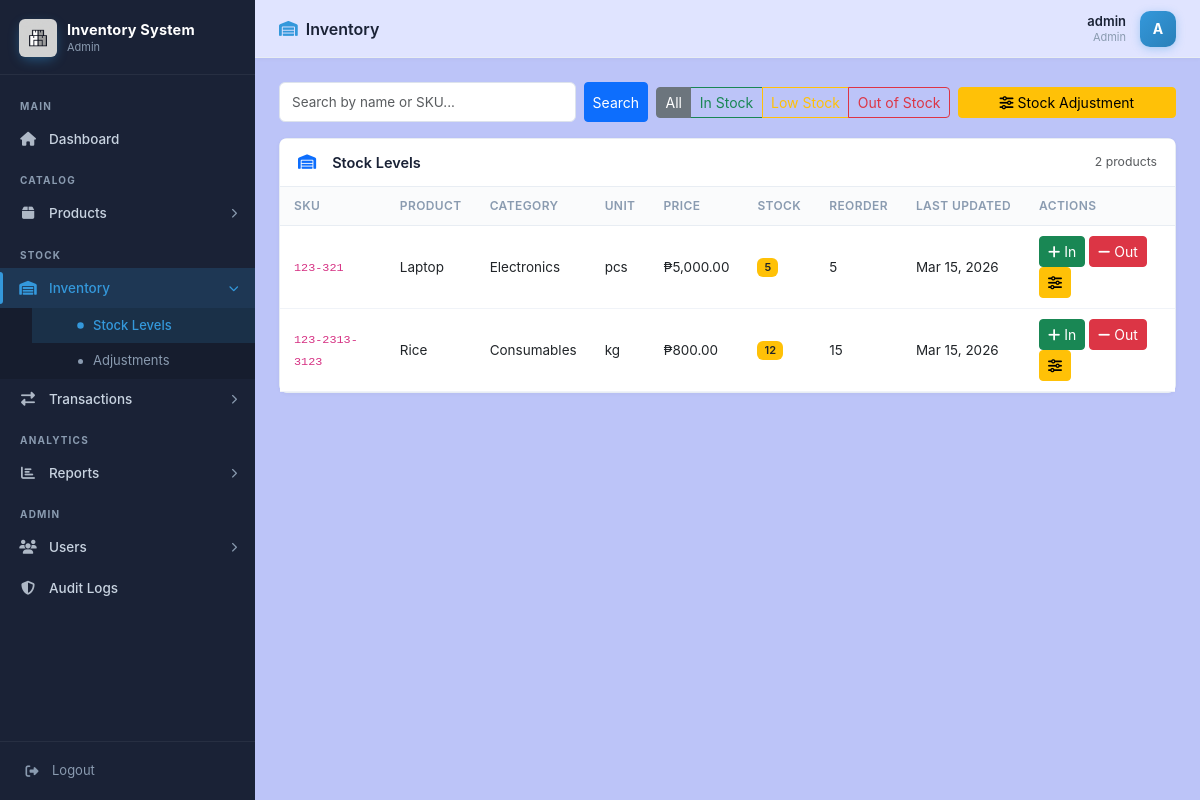
The app's page /modules/inventory/index.php (signed in) with its own data.
### tables this page shows
CREATE TABLE IF NOT EXISTS products (
    id INT AUTO_INCREMENT PRIMARY KEY,
    sku VARCHAR(50) NOT NULL UNIQUE,
    name VARCHAR(150) NOT NULL,
    description TEXT,
    category_id INT,
    unit VARCHAR(30) DEFAULT 'pcs',
    price DECIMAL(12,2) NOT NULL DEFAULT 0.00,
    reorder_level INT NOT NULL DEFAULT 10,
    is_active TINYINT(1) NOT NULL DEFAULT 1,
    created_by INT,
    created_at TIMESTAMP DEFAULT CURRENT_TIMESTAMP,
    updated_at TIMESTAMP DEFAULT CURRENT_TIMESTAMP ON UPDATE CURRENT_TIMESTAMP,
    FOREIGN KEY (category_id) REFERENCES categories(id) ON DELETE SET NULL,
    FOREIGN KEY (created_by) REFERENCES users(id) ON DELETE SET NULL
);

CREATE TABLE IF NOT EXISTS categories (
    id INT AUTO_INCREMENT PRIMARY KEY,
    name VARCHAR(100) NOT NULL UNIQUE,
    description TEXT,
    created_at TIMESTAMP DEFAULT CURRENT_TIMESTAMP
);

CREATE TABLE IF NOT EXISTS inventory (
    id INT AUTO_INCREMENT PRIMARY KEY,
    product_id INT NOT NULL UNIQUE,
    quantity INT NOT NULL DEFAULT 0,
    last_updated TIMESTAMP DEFAULT CURRENT_TIMESTAMP ON UPDATE CURRENT_TIMESTAMP,
    FOREIGN KEY (product_id) REFERENCES products(id) ON DELETE CASCADE
);

### includes/auth.php (called while the page is built, shortened)
<?php
function currentUser(): array {
    return [
        'id'       => $_SESSION['user_id'] ?? null,
        'username' => $_SESSION['username'] ?? '',
        'role'     => $_SESSION['role'] ?? '',
    ];
}

### modules/inventory/index.php (the view, shortened to what this page needs)
<?php
require_once __DIR__ . '/../../includes/auth.php';
$search = trim($_GET['search'] ?? '');
$filter = $_GET['filter'] ?? 'all';
$where  = 'WHERE p.is_active=1';
$params = [];
$stmt = $pdo->prepare(
    "SELECT p.id, p.sku, p.name, p.unit, p.price, p.reorder_level,
            c.name AS category, COALESCE(i.quantity,0) AS quantity, i.last_updated
     FROM products p
     LEFT JOIN categories c ON c.id=p.category_id
     LEFT JOIN inventory i ON i.product_id=p.id
     $where ORDER BY p.name"
);
$stmt->execute($params);
$items = $stmt->fetchAll();
require_once __DIR__ . '/../../includes/layout_top.php';
?>
<div class="row g-2 align-items-center mb-3">
    <div class="col-md-5">
        <form method="GET" class="d-flex gap-2">
            <input type="text" name="search" class="form-control form-control-sm"
                   placeholder="Search by name or SKU..." value="<?= htmlspecialchars($search) ?>">
            <button class="btn btn-sm btn-primary">Search</button>
        </form>
    </div>
    <div class="col-md-4">
        <div class="btn-group btn-group-sm w-100">
            <a href="?filter=all" class="btn btn-outline-secondary <?= $filter==='all'?'active':'' ?>">All</a>
            <a href="?filter=ok"  class="btn btn-outline-success  <?= $filter==='ok' ?'active':'' ?>">In Stock</a>
            <a href="?filter=low" class="btn btn-outline-warning  <?= $filter==='low'?'active':'' ?>">Low Stock</a>
            <a href="?filter=out" class="btn btn-outline-danger   <?= $filter==='out'?'active':'' ?>">Out of Stock</a>
        </div>
    </div>
    <?php if (in_array($user['role'], ['admin','manager'])): ?>
    <div class="col-md-3 text-md-end">
        <a href="/inventory_system/modules/inventory/adjust.php" class="btn btn-warning btn-sm w-100">
            <i class="fas fa-sliders-h me-1"></i>Stock Adjustment
        </a>
    </div>
    <?php endif; ?>
</div>
<div class="card">
    <div class="card-header d-flex justify-content-between align-items-center">
        <h5 class="mb-0"><i class="fas fa-warehouse me-2 text-primary"></i>Stock Levels</h5>
        <span class="text-muted small"><?= number_format(count($items)) ?> products</span>
    </div>
    <div class="card-body p-0">
        <div class="table-responsive">
            <table class="table table-hover mb-0">
                <thead>
                    <tr>
                        <th>SKU</th><th>Product</th><th>Category</th><th>Unit</th>
                        <th>Price</th><th>Stock</th><th>Reorder</th><th>Last Updated</th><th>Actions</th>
                    </tr>
                </thead>
                <tbody>
                <?php foreach ($items as $item): ?>
                <?php $sc = $item['quantity'] == 0 ? 'bg-danger' : ($item['quantity'] <= $item['reorder_level'] ? 'bg-warning text-dark' : 'bg-success'); ?>
                <tr>
                    <td><code><?= htmlspecialchars($item['sku']) ?></code></td>
                    <td><?= htmlspecialchars($item['name']) ?></td>
                    <td><?= htmlspecialchars($item['category'] ?? '-') ?></td>
                    <td><?= htmlspecialchars($item['unit']) ?></td>
                    <td>₱<?= number_format($item['price'], 2) ?></td>
                    <td><span class="badge <?= $sc ?>"><?= $item['quantity'] ?></span></td>
                    <td><?= $item['reorder_level'] ?></td>
                    <td><?= $item['last_updated'] ? date('M d, Y', strtotime($item['last_updated'])) : '-' ?></td>
                    <td>
                        <button class="btn btn-sm btn-success"
                                onclick="openTx(<?= $item['id'] ?>, '<?= htmlspecialchars(addslashes($item['name'])) ?>', 'stock_in', <?= $item['price'] ?>)">
                            <i class="fas fa-plus"></i> In
                        </button>
                        <button class="btn btn-sm btn-danger"
                                onclick="openTx(<?= $item['id'] ?>, '<?= htmlspecialchars(addslashes($item['name'])) ?>', 'stock_out', <?= $item['price'] ?>)">
                            <i class="fas fa-minus"></i> Out
                        </button>
                        <?php if (in_array($user['role'], ['admin','manager'])): ?>
                        <button class="btn btn-sm btn-warning"
                                onclick="openTx(<?= $item['id'] ?>, '<?= htmlspecialchars(addslashes($item['name'])) ?>', 'adjustment', <?= $item['price'] ?>)">
                            <i class="fas fa-sliders-h"></i>
                        </button>
                        <?php endif; ?>
                    </td>
                </tr>
                <?php endforeach; ?>
                </tbody>
            </table>
        </div>
    </div>
</div>
<?php
require_once __DIR__ . '/../../includes/layout_bottom.php';

### assets/style/style.css (style rules this page uses)
*, *::before, *::after { box-sizing: border-box; margin: 0; padding: 0; }
:root { --sidebar-w: 255px; --sidebar-bg: #1a2236; --sidebar-border: rgba(255,255,255,.06); --sidebar-hover: rgba(255,255,255,.07); --sidebar-active: rgba(52,152,219,.18); --accent: #3498db; --accent-light: rgba(52,152,219,.15); --text-muted: #8a9bb0; --text-light: #c8d3e0; --topbar-h: 58px; --radius: 8px; }
body { background: #bcc4f8; font-family: -apple-system, BlinkMacSystemFont, 'Segoe UI', Roboto, Arial, sans-serif; color: #2d3748; font-size: 14px; line-height: 1.5; }
.card { background: #fff; border: 1px solid #e8edf3; border-radius: var(--radius); box-shadow: 0 1px 4px rgba(0,0,0,.04); margin-bottom: 24px; width: 100%; }
.card-header { background: #fff; border-bottom: 1px solid #e8edf3; padding: 14px 18px; border-radius: var(--radius) var(--radius) 0 0; }
.card-header h5 { margin: 0; font-size: 14.5px; font-weight: 600; color: #1a2236; display: flex; align-items: center; gap: 8px; }
.card-body { padding: 20px; }
.table { font-size: 13.5px; width: 100%; }
.table th { font-weight: 600; font-size: 12px; text-transform: uppercase; letter-spacing: .4px; color: #8a9bb0; background: #fafbfc; border-bottom: 1px solid #e8edf3; white-space: nowrap; padding: 10px 14px; }
.table td { vertical-align: middle; padding: 10px 14px; border-color: #f0f3f8; }
.form-control, .form-select { border: 1px solid #dde3ec; border-radius: 6px; padding: 9px 12px; font-size: 13.5px; transition: border-color .2s, box-shadow .2s; width: 100%; background: #fff; }
.badge { font-size: 11px; font-weight: 600; }

### records on screen
products: sku "123-321", name "Laptop", category.name "Electronics", unit "pcs", price "5,000.00", quantity "5", reorder_level "5", inventory.last_updated "Mar 15, 2026"
products: sku "123-2313-3123", name "Rice", category.name "Consumables", unit "kg", price "800.00", quantity "12", reorder_level "15", inventory.last_updated "Mar 15, 2026"

### other values on screen
APP_NAME "Inventory System"
$roleLabel "Admin"
$pageTitle "Inventory"
$user['username'] "admin"
$initial "A"
count($items) "2"
